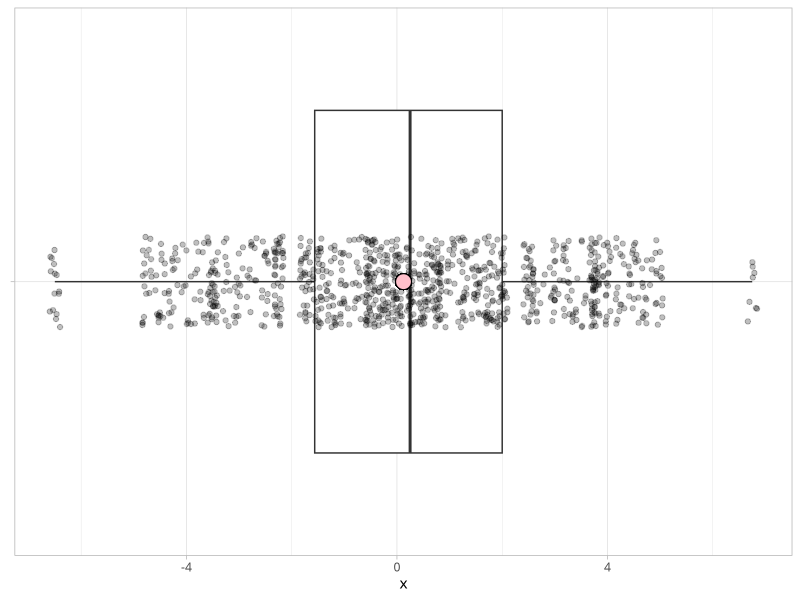
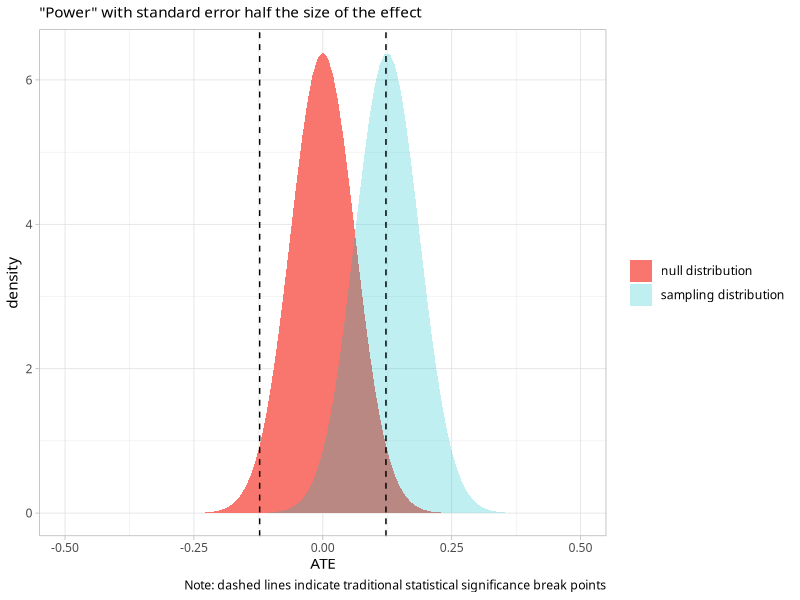
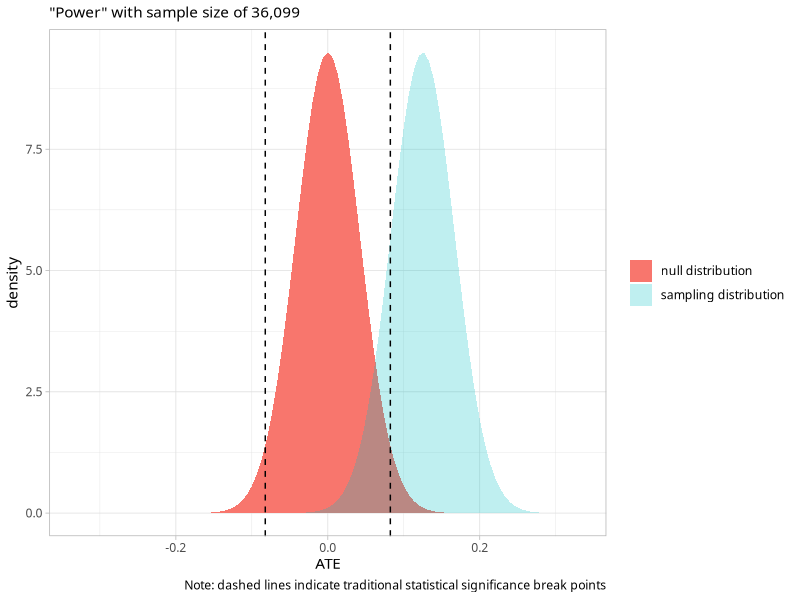
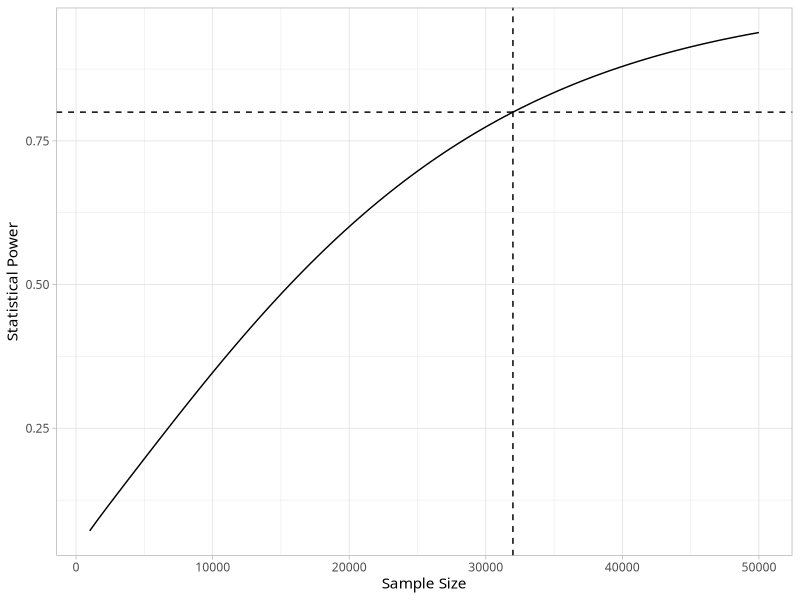

Write the R code that produced these figures, in order.
## ---- chunk 1
#| label: Packages
#| code-summary: Packages
#| message: false

library(tidyverse)
theme_set(theme_light(base_family = "Optima"))
## ---- chunk 2
d <- data.frame(
  T = c(0, 0, 1, 0, 0, 1, 1, 1),
  Y0 = c(5, 8, 5, 12, 4, 8, 4, 9),
  Y1 = c(5, 10, 3, 13, 2, 9, 1, 13), 
  id = LETTERS[1:8]
)

d
## ---- chunk 3
d <- d |> 
  mutate(Y = ifelse(as.logical(T), Y1, Y0))

d
## ---- chunk 4
## ate --- based on "complete" data
d |> 
  mutate(TE = Y1 - Y0) |> 
  summarize(ATE = mean(TE))

## ate --- "naive" estimate based on observed data
mean(d$Y[d$T == 1]) - mean(d$Y[d$T == 0])
## ---- chunk 5
d$T <- sample(d$T)
## ---- chunk 6
d <- d |> 
  mutate(Y = ifelse(as.logical(T), Y1, Y0))
## ---- chunk 7
## naive estimate
mean(d$Y[d$T == 1]) - mean(d$Y[d$T == 0])
## ---- chunk 8
#| fig-height: 3

out <- replicate(1e3, {
  d$T <- sample(d$T)
  d$Y <- ifelse(as.logical(d$T), d$Y1, d$Y0)
  mean(d$Y[d$T == 1]) - mean(d$Y[d$T == 0])
})

summary(out)
## ---- chunk 9
tibble(x = out) |> 
  ggplot(aes(x, y = "")) + 
  geom_boxplot() + 
  geom_jitter(height = 1/10, alpha = 1/4) + 
  geom_point(x = 0.125, fill = "pink", shape = 21, size = 5) +
  labs(y = NULL)
## ---- chunk 10
sdY0 <- sd(d$Y0)
sdY0
sdY1 <- sd(d$Y1)
sdY1
## ---- chunk 11
ggplot() + 
  xlim(-1/2, 1/2) + 
  stat_function(
    fun = \(x) dnorm(x, 0, 0.0625), 
    geom = "area", aes(fill = "null distribution")
  ) + 
  stat_function(
    fun = \(x) dnorm(x, 0.125, 0.0625), 
    geom = "area", aes(fill = "sampling distribution"), alpha = 1/4
  ) + 
  geom_vline(xintercept = qnorm(c(0.025, 0.975), 0, 0.0625), linetype = "dashed") + 
  labs(
    y = "density", x = "ATE", fill = NULL,
    caption = "Note: dashed lines indicate traditional statistical significance break points",
    subtitle = "\"Power\" with standard error half the size of the effect"
  )
## ---- chunk 12
## sample size with simple algebra
2*(sdY0^2 + sdY1^2) / 0.042^2 
## ---- chunk 13
ggplot() + 
  xlim(-1/3, 1/3) + 
  stat_function(
    fun = \(x) dnorm(x, 0, 0.042), 
    geom = "area", aes(fill = "null distribution")
  ) + 
  stat_function(
    fun = \(x) dnorm(x, 0.125, 0.042), 
    geom = "area", aes(fill = "sampling distribution"), alpha = 1/4
  ) + 
  geom_vline(xintercept = qnorm(c(0.025, 0.975), 0, 0.042), linetype = "dashed") +
  labs(
    y = "density", x = "ATE", fill = NULL,
    caption = "Note: dashed lines indicate traditional statistical significance break points",
    subtitle = str_glue("\"Power\" with sample size of 36,099")
  )
## ---- chunk 14
cutoff <- qnorm(0.975, mean = 0, sd = 0.042) ## null distribution
pnorm(cutoff, mean = 0.125, sd = 0.042, lower.tail = FALSE)
## ---- chunk 15
qnorm(0.2, mean = 0, sd = 1)
## ---- chunk 16
stat_power <- function(n) {
  ## this function will use our assumptions about standard deviations 
  ## in the population and output the statistical power that corresponds
  ## to a specific sample size
  se <- sqrt(2*(sdY0^2 + sdY1^2) / n)       ## population variance assumption
  cutoff <- qnorm(0.975, mean = 0, sd = se) ## null distribution cutoff
  pnorm(cutoff, mean = 0.125, sd = se, lower.tail = FALSE) ## stat power
}

sample_size <- function(power = 0.8, interval = c(300, 1e6)) {
  ## this function will find the value of "n" for which the output
  ## of stat_power(n) - "power" is zero
  out <- uniroot(\(n) stat_power(n) - power, interval = interval)
  out$root
}

sample_size(power = 0.8)

ggplot() + 
  xlim(1e3, 50e3) + 
  geom_function(fun = stat_power) + 
  geom_hline(yintercept = 0.8, linetype = "dashed") + 
  geom_vline(xintercept = sample_size(power = 0.8), linetype = "dashed") + 
  labs(x = "Sample Size", y = "Statistical Power") 
